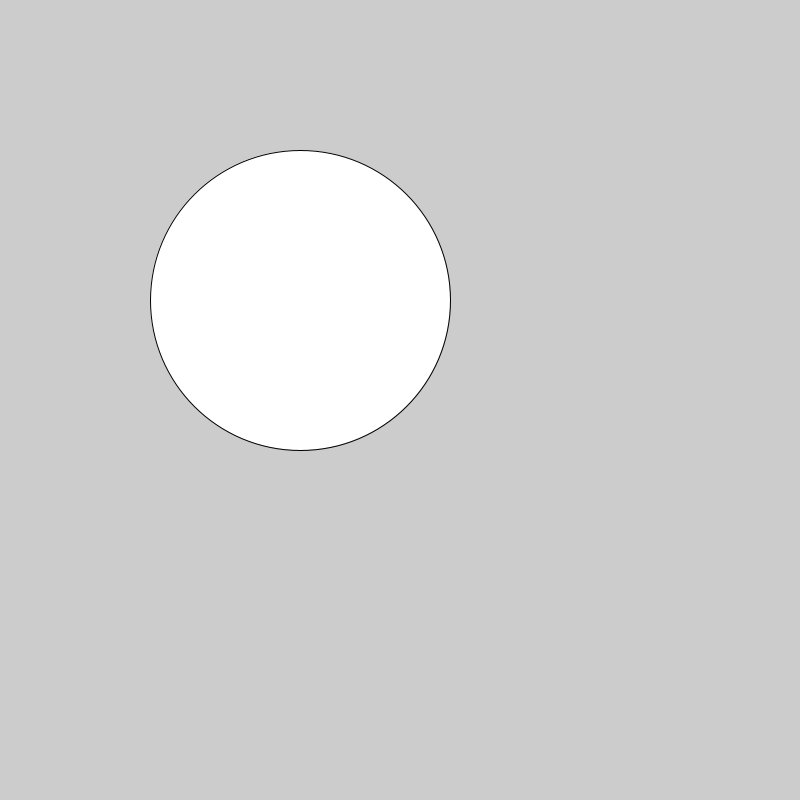
Frame 1 (no input)
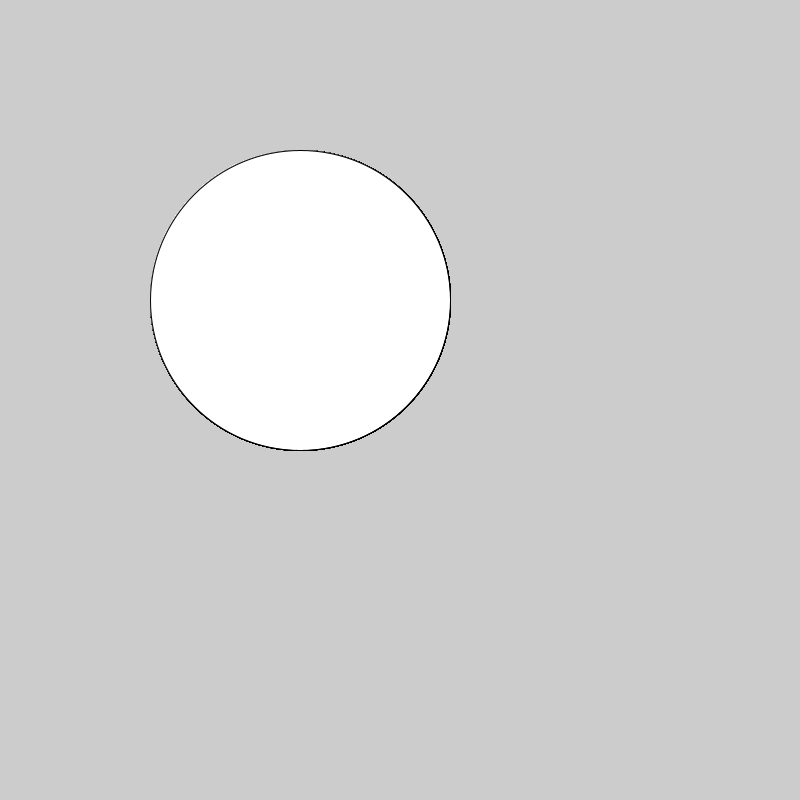
Frame 60 (the mouse pressed at the canvas centre just before this capture)
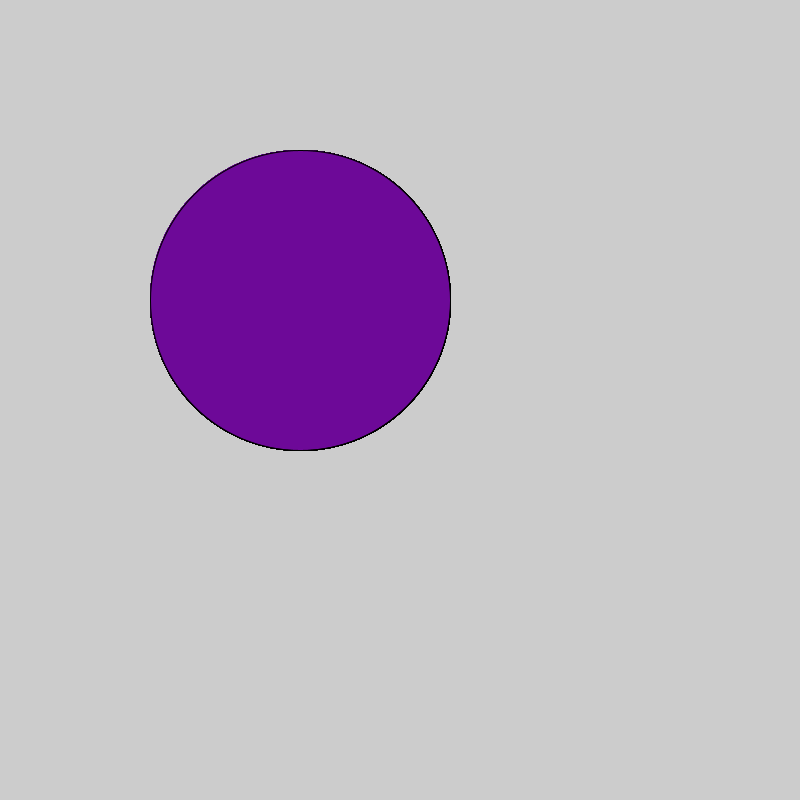
Frame 120 (the mouse held since frame 60 and released just before this capture)

The Processing sketch that drew these frames (run headless with seeded random() and noise(); from frame 60 on, the mouse is pressed at the canvas centre):

// Processing sketch: sketch_180312b
// ── sketch_180312b.pde
void setup(){
  size(800, 800);
}
void draw(){
 if(mousePressed){
  fill(#6D0998);
 }
  ellipse(300, 300, 300, 300);
}
